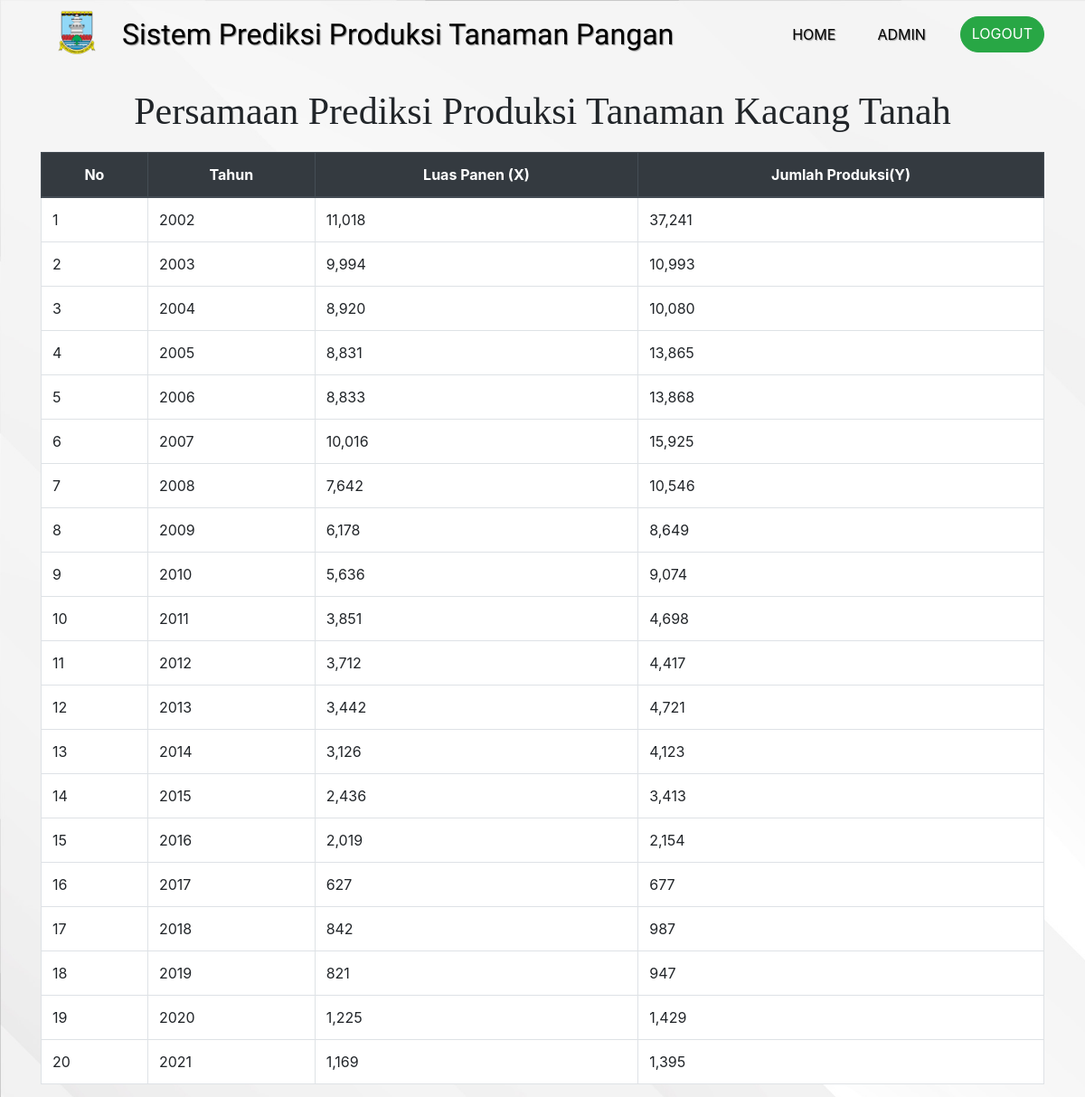
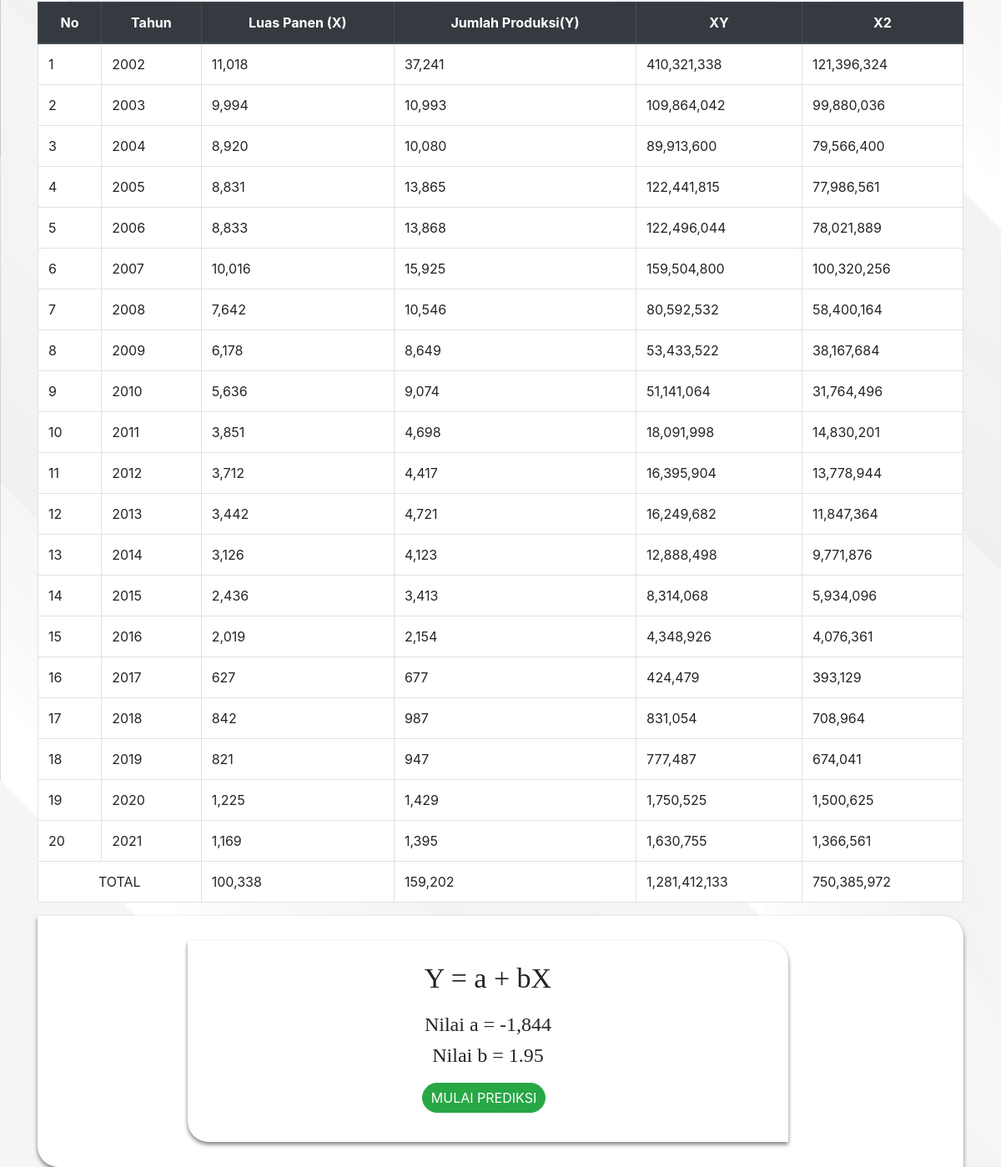
The app's page /admin/prediksi/kacangtanah/kacangtanah.php (signed in) with its own data (2 pictures, top to bottom).
### tables this page shows
CREATE TABLE `kacang_tanah` (
  `id_kacangT` int(11) NOT NULL,
  `tahun` int(11) NOT NULL,
  `produksi` int(11) NOT NULL,
  `LuasPanen` int(200) NOT NULL
);

### function/functions.php (called while the page is built, shortened)
<?php
$conn = mysqli_connect("localhost", "root", "", "prediksi2.0");
function query($query)
{
    global $conn;
    $result = mysqli_query($conn, $query);
    $rows = [];
    while ($row = mysqli_fetch_assoc($result)) {
        $rows[] = $row;
    }
    return $rows;
}

### admin/prediksi/kacangtanah/kacangtanah.php (the view, shortened to what this page needs)
<?php
require '../../../function/functions.php';
$jml = "SELECT * FROM kacang_tanah";
$hasil = mysqli_query($conn, $jml);
$hasil = mysqli_num_rows($hasil);
$data = query("SELECT * FROM kacang_tanah ORDER BY tahun");
$dataY = query("SELECT produksi FROM kacang_tanah ORDER BY tahun");
$merged_array = [];
foreach ($data as $key => $row) {
    $merged_array[$key] = ['first' => $row];
}
foreach ($dataY as $key => $row) {
    $merged_array[$key]['second'] = $row;
}
?>
<!doctype html>
<html lang="en">
<head>
    <link rel="stylesheet" href="../../../bootstrap/css/bootstrap.min.css">
    <link rel="stylesheet" href="../css/Prediksi-page.css">
</head>
<body>
    <nav class="navbar navbar-expand-lg navbar-light">
        <div class="container">
            <img src="../../../logodinaskabserang/Serang.png" alt="logo">
            <a class="navbar-brand" href="">Sistem Prediksi Produksi Tanaman Pangan</a>
            <div class="collapse navbar-collapse" id="navbarNavAltMarkup">
                <div class="navbar-nav ml-auto">
                    <a class="nav-item nav-link active" href="../../admin-page.php">Home</a>
                    <a class="nav-item nav-link" href="../../dataadmin.php">admin</a>
                    <a class="nav-item btn btn-success tombol" href="../../logout.php">logout</a>
                </div>
            </div>
        </div>
    </nav>
    <div class="container">
        <h1 class="header">persamaan prediksi produksi tanaman kacang tanah</h1>
        <table class="table table-bordered">
            <thead class="thead-dark">
                <tr>
                    <th scope="col">No</th>
                    <th scope="col">Tahun</th>
                    <th scope="col">Luas Panen (X)</th>
                    <th scope="col">Jumlah Produksi(Y)</th>
                </tr>
            </thead>
            <tbody>
                <?php $i = 1;
                ?>
                <?php foreach ($merged_array as $key => $data) : ?>
                    <tr>
                        <td><?= $i; ?></td>
                        <td><?= $data['first']['tahun']; ?></td>
                        <td><?= number_format($data['first']['LuasPanen']); ?></td>
                        <td><?php if (@$data['second']['produksi'] == null) {
                                echo $data['second']['produksi'] = null;
                            } else {
                                echo number_format($data['second']['produksi']);
                            } ?>
                        </td>
                        <?php $i++ ?>
                    </tr>
                <?php endforeach; ?>
            </tbody>
        </table>
        <table class="table table-bordered">
            <thead class="thead-dark">
                <tr>
                    <th scope="col">No</th>
                    <th scope="col">Tahun</th>
                    <th scope="col">Luas Panen (X)</th>
                    <th scope="col">Jumlah Produksi(Y)</th>
                    <th scope="col">XY</th>
                    <th scope="col">X2</th>
                </tr>
            </thead>
            <tbody>
                <?php $i = 1;
                ?>
                <?php foreach ($merged_array as $key => $data) : ?>
                    <tr>
                        <td><?= $i; ?></td>
                        <td><?= $data['first']['tahun']; ?></td>
                        <td><?= number_format($data['first']['LuasPanen']); ?></td>
                        <td><?php if (@$data['second']['produksi'] == null) {
                                echo $data['second']['produksi'] = null;
                            } else {
                                echo number_format($data['second']['produksi']);
                            } ?>
                        </td>
                        <td><?= number_format($data['first']['LuasPanen'] * $data['second']['produksi']); ?></td>
                        <td><?= number_format($data['first']['LuasPanen'] * $data['first']['LuasPanen']); ?></td>
                        <?php $i++ ?>
                    </tr>
                <?php endforeach; ?>
                <tr>
                    <td colspan="2" style="text-align: center;">TOTAL</td>
                    <td><?php $totalX = 0;
                        foreach ($merged_array as $key => $data) {
                            $totalX += $data['first']['LuasPanen'];
                        }
                        echo number_format($totalX); ?></td>
                    <td><?php $totalY = 0;
                        foreach ($merged_array as $key => $data) {
                            $totalY += $data['second']['produksi'];
                        }
                        echo number_format($totalY); ?></td>
                    <td>
                        <?php $totalXY = 0;
                        foreach ($merged_array as $key => $data) {
                            $totalXY += $data['first']['LuasPanen'] * $data['second']['produksi'];
                        }
                        echo number_format($totalXY); ?>
                    </td>
                    <td>
                        <?php $totalX2 = 0;
                        foreach ($merged_array as $key => $data) {
                            $totalX2 += $data['first']['LuasPanen'] * $data['first']['LuasPanen'];
                        }
                        echo number_format($totalX2); ?>
                    </td>
                </tr>
            </tbody>
        </table>
        <?php
        $tx = (float) $totalX;
        $ty = (float) $totalY;
        $txy = $totalXY;
        $tx2 = $totalX2;
        $n = (float)$hasil;
        ?>
        <div class="col-12 info-panel">
            <div class="row">
                <div class="col-lg persamaan">
                    <h2>Y = a + bX</h2>
                    <h4>Nilai a = <?php $atas = (($ty * $tx2) - ($tx * $txy));
                                    $bawah = (($n * $tx2) - ($tx * $tx));
                                    $a = $atas / $bawah;
                                    $aclear = $a;
                                    $a = number_format($a);
                                    echo $a; ?>
                    </h4>
                    <h4>Nilai b = <?php $atas = (($n * ($txy)) - ($tx * $ty));
                                    $bawah = (($n * ($tx2)) - ($tx * $tx));
                                    $b = $atas / $bawah;
                                    $b = sprintf('%.2f', $b);
                                    echo $b; ?>
                    </h4>
                    <div class="peradd">
                        <a class="nav-item btn btn-success add" href="prediksi.php?a=<?= $aclear; ?>&b=<?= $b; ?>">mulai prediksi</a>
                    </div>
                </div>
            </div>
        </div>
    </div>
</body>
</html>

### admin/prediksi/css/Prediksi-page.css (style rules this page uses)
body { background-image: url(../../background/bgpage.jpg); background-size: cover; }
.navbar { position: relative; z-index: 1; }
.navbar-brand { font-family: viga; font-size: 16px; }
.navbar img { width: 50px; position: relative; }
.navbar .nav-link { text-align: center; }
.tombol { text-transform: uppercase; border-radius: 40px; }
.add { text-transform: uppercase; border-radius: 40px; font-size: 16px; margin-right: 10px; padding: 5px 10px; margin-top: 10px; margin-bottom: 10px; }
.header { font-size: 42px; margin-top: 20px; text-align: center; text-transform: capitalize; font-family: poppins; margin-bottom: 20px; }
.info-panel { box-shadow: 0 3px 5px rgba(0, 0, 0, 0.5); border-radius: 0 25px; background-color: white; padding: 30px; display: flex; justify-content: center; }
.info-panel .persamaan { background-color:white; box-shadow: 0 3px 5px rgba(0, 0, 0, 0.5); border-radius: 0 25px; padding: 25px; margin-bottom: 30px; width: 60vw; justify-content: center; }
.info-panel .persamaan h2 { font-size: 34px; text-align: center; font-family: poppins; margin-bottom: 20px; }
.info-panel .persamaan h4 { font-size: 24px; font-family: poppins; text-align: center; }
.info-panel .peradd { display: flex; justify-content: center; }
.table { background-color: white; }
.table th { text-align: center; }
@media (min-width: 992px) { .navbar { padding-bottom: 10px; } }
@media (min-width: 992px) { .navbar-brand { font-size: 32px; } }
@media (min-width: 992px) { .navbar-brand, .nav-link { color: rgb(0, 0, 0) !important; text-shadow: 1px 1px 1px rgba(105, 105, 105, 0.7); } }
@media (min-width: 992px) { .navbar img { width: 80px; position: relative; bottom: 2px; margin-right: 10px; } }
@media (min-width: 992px) { .nav-link { text-transform: uppercase; margin-right: 30px; } }
@media (min-width: 992px) { .info-panel .persamaan { margin-right: 50px; margin-bottom: 0; margin-left: 20px; } }

### records on screen
kacang_tanah: tahun "2002", LuasPanen "11,018", produksi "37,241", $data['first']['LuasPanen'] * $data['second']['produksi'] "410,321,338", $data['first']['LuasPanen']*$data['first']['LuasPanen'] "121,396,324"
kacang_tanah: tahun "2003", LuasPanen "9,994", produksi "10,993", $data['first']['LuasPanen'] * $data['second']['produksi'] "109,864,042", $data['first']['LuasPanen']*$data['first']['LuasPanen'] "99,880,036"
kacang_tanah: tahun "2004", LuasPanen "8,920", produksi "10,080", $data['first']['LuasPanen'] * $data['second']['produksi'] "89,913,600", $data['first']['LuasPanen']*$data['first']['LuasPanen'] "79,566,400"
kacang_tanah: tahun "2005", LuasPanen "8,831", produksi "13,865", $data['first']['LuasPanen'] * $data['second']['produksi'] "122,441,815", $data['first']['LuasPanen']*$data['first']['LuasPanen'] "77,986,561"
kacang_tanah: tahun "2006", LuasPanen "8,833", produksi "13,868", $data['first']['LuasPanen'] * $data['second']['produksi'] "122,496,044", $data['first']['LuasPanen']*$data['first']['LuasPanen'] "78,021,889"
kacang_tanah: tahun "2007", LuasPanen "10,016", produksi "15,925", $data['first']['LuasPanen'] * $data['second']['produksi'] "159,504,800", $data['first']['LuasPanen']*$data['first']['LuasPanen'] "100,320,256"
kacang_tanah: tahun "2008", LuasPanen "7,642", produksi "10,546", $data['first']['LuasPanen'] * $data['second']['produksi'] "80,592,532", $data['first']['LuasPanen']*$data['first']['LuasPanen'] "58,400,164"
kacang_tanah: tahun "2009", LuasPanen "6,178", produksi "8,649", $data['first']['LuasPanen'] * $data['second']['produksi'] "53,433,522", $data['first']['LuasPanen']*$data['first']['LuasPanen'] "38,167,684"
kacang_tanah: tahun "2010", LuasPanen "5,636", produksi "9,074", $data['first']['LuasPanen'] * $data['second']['produksi'] "51,141,064", $data['first']['LuasPanen']*$data['first']['LuasPanen'] "31,764,496"
kacang_tanah: tahun "2011", LuasPanen "3,851", produksi "4,698", $data['first']['LuasPanen'] * $data['second']['produksi'] "18,091,998", $data['first']['LuasPanen']*$data['first']['LuasPanen'] "14,830,201"
kacang_tanah: tahun "2012", LuasPanen "3,712", produksi "4,417", $data['first']['LuasPanen'] * $data['second']['produksi'] "16,395,904", $data['first']['LuasPanen']*$data['first']['LuasPanen'] "13,778,944"
kacang_tanah: tahun "2013", LuasPanen "3,442", produksi "4,721", $data['first']['LuasPanen'] * $data['second']['produksi'] "16,249,682", $data['first']['LuasPanen']*$data['first']['LuasPanen'] "11,847,364"
kacang_tanah: tahun "2014", LuasPanen "3,126", produksi "4,123", $data['first']['LuasPanen'] * $data['second']['produksi'] "12,888,498", $data['first']['LuasPanen']*$data['first']['LuasPanen'] "9,771,876"
kacang_tanah: tahun "2015", LuasPanen "2,436", produksi "3,413", $data['first']['LuasPanen'] * $data['second']['produksi'] "8,314,068", $data['first']['LuasPanen']*$data['first']['LuasPanen'] "5,934,096"
kacang_tanah: tahun "2016", LuasPanen "2,019", produksi "2,154", $data['first']['LuasPanen'] * $data['second']['produksi'] "4,348,926", $data['first']['LuasPanen']*$data['first']['LuasPanen'] "4,076,361"
kacang_tanah: tahun "2017", LuasPanen "627", produksi "677", $data['first']['LuasPanen'] * $data['second']['produksi'] "424,479", $data['first']['LuasPanen']*$data['first']['LuasPanen'] "393,129"
kacang_tanah: tahun "2018", LuasPanen "842", produksi "987", $data['first']['LuasPanen'] * $data['second']['produksi'] "831,054", $data['first']['LuasPanen']*$data['first']['LuasPanen'] "708,964"
kacang_tanah: tahun "2019", LuasPanen "821", produksi "947", $data['first']['LuasPanen'] * $data['second']['produksi'] "777,487", $data['first']['LuasPanen']*$data['first']['LuasPanen'] "674,041"
kacang_tanah: tahun "2020", LuasPanen "1,225", produksi "1,429", $data['first']['LuasPanen'] * $data['second']['produksi'] "1,750,525", $data['first']['LuasPanen']*$data['first']['LuasPanen'] "1,500,625"
kacang_tanah: tahun "2021", LuasPanen "1,169", produksi "1,395", $data['first']['LuasPanen'] * $data['second']['produksi'] "1,630,755", $data['first']['LuasPanen']*$data['first']['LuasPanen'] "1,366,561"

### other values on screen
$totalX "100,338"
$totalY "159,202"
$totalXY "1,281,412,133"
$totalX2 "750,385,972"
$a "-1,844"
$b "1.95"
